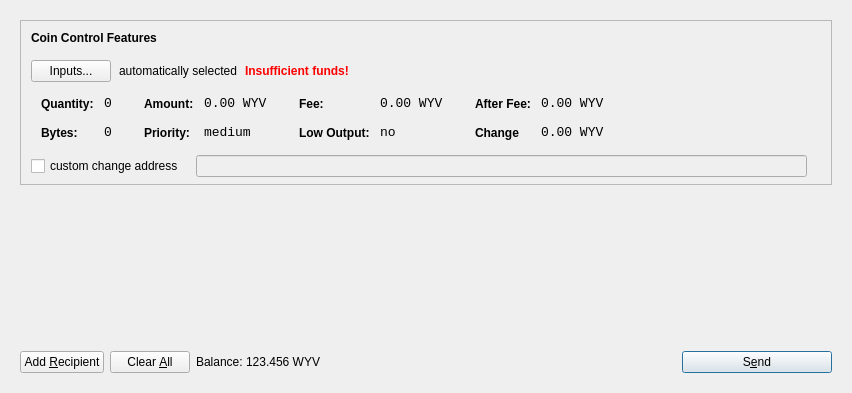
<?xml version="1.0" encoding="UTF-8"?>
<ui version="4.0">
 <class>SendCoinsDialog</class>
 <widget class="QDialog" name="SendCoinsDialog">
  <property name="geometry">
   <rect>
    <x>0</x>
    <y>0</y>
    <width>849</width>
    <height>393</height>
   </rect>
  </property>
  <property name="windowTitle">
   <string>Send Coins</string>
  </property>
  <layout class="QVBoxLayout" name="verticalLayout">
   <item>
    <widget class="QFrame" name="frameMain">
     <layout class="QVBoxLayout" name="verticalLayout_3">
      <item>
       <widget class="QFrame" name="frameCoinControl">
        <property name="sizePolicy">
         <sizepolicy hsizetype="Expanding" vsizetype="Expanding">
          <horstretch>0</horstretch>
          <verstretch>0</verstretch>
         </sizepolicy>
        </property>
        <property name="maximumSize">
         <size>
          <width>16777215</width>
          <height>16777215</height>
         </size>
        </property>
        <property name="frameShape">
         <enum>QFrame::StyledPanel</enum>
        </property>
        <property name="frameShadow">
         <enum>QFrame::Sunken</enum>
        </property>
        <layout class="QVBoxLayout" name="verticalLayoutCoinControl2">
         <property name="spacing">
          <number>6</number>
         </property>
         <property name="leftMargin">
          <number>0</number>
         </property>
         <property name="topMargin">
          <number>0</number>
         </property>
         <property name="rightMargin">
          <number>0</number>
         </property>
         <property name="bottomMargin">
          <number>6</number>
         </property>
         <item>
          <layout class="QVBoxLayout" name="verticalLayoutCoinControl" stretch="0,0,0,0,1">
           <property name="spacing">
            <number>0</number>
           </property>
           <property name="leftMargin">
            <number>10</number>
           </property>
           <property name="topMargin">
            <number>10</number>
           </property>
           <item>
            <layout class="QHBoxLayout" name="horizontalLayoutCoinControl1">
             <property name="bottomMargin">
              <number>15</number>
             </property>
             <item>
              <widget class="QLabel" name="labelCoinControlFeatures">
               <property name="sizePolicy">
                <sizepolicy hsizetype="Preferred" vsizetype="Maximum">
                 <horstretch>0</horstretch>
                 <verstretch>0</verstretch>
                </sizepolicy>
               </property>
               <property name="font">
                <font>
                 <weight>75</weight>
                 <bold>true</bold>
                </font>
               </property>
               <property name="styleSheet">
                <string notr="true">font-weight:bold;</string>
               </property>
               <property name="text">
                <string>Coin Control Features</string>
               </property>
              </widget>
             </item>
            </layout>
           </item>
           <item>
            <layout class="QHBoxLayout" name="horizontalLayoutCoinControl2" stretch="0,0,0,0">
             <property name="spacing">
              <number>8</number>
             </property>
             <property name="bottomMargin">
              <number>10</number>
             </property>
             <item>
              <widget class="QPushButton" name="pushButtonCoinControl">
               <property name="styleSheet">
                <string notr="true"/>
               </property>
               <property name="text">
                <string>Inputs...</string>
               </property>
              </widget>
             </item>
             <item>
              <widget class="QLabel" name="labelCoinControlAutomaticallySelected">
               <property name="text">
                <string>automatically selected</string>
               </property>
               <property name="margin">
                <number>5</number>
               </property>
              </widget>
             </item>
             <item>
              <widget class="QLabel" name="labelCoinControlInsuffFunds">
               <property name="font">
                <font>
                 <weight>75</weight>
                 <bold>true</bold>
                </font>
               </property>
               <property name="styleSheet">
                <string notr="true">color:red;font-weight:bold;</string>
               </property>
               <property name="text">
                <string>Insufficient funds!</string>
               </property>
               <property name="margin">
                <number>5</number>
               </property>
              </widget>
             </item>
             <item>
              <spacer name="horizontalSpacerCoinControl">
               <property name="orientation">
                <enum>Qt::Horizontal</enum>
               </property>
               <property name="sizeHint" stdset="0">
                <size>
                 <width>40</width>
                 <height>1</height>
                </size>
               </property>
              </spacer>
             </item>
            </layout>
           </item>
           <item>
            <widget class="QWidget" name="widgetCoinControl" native="true">
             <property name="sizePolicy">
              <sizepolicy hsizetype="Preferred" vsizetype="Preferred">
               <horstretch>0</horstretch>
               <verstretch>0</verstretch>
              </sizepolicy>
             </property>
             <property name="minimumSize">
              <size>
               <width>0</width>
               <height>0</height>
              </size>
             </property>
             <property name="styleSheet">
              <string notr="true"/>
             </property>
             <layout class="QHBoxLayout" name="horizontalLayoutCoinControl5">
              <property name="leftMargin">
               <number>0</number>
              </property>
              <property name="topMargin">
               <number>0</number>
              </property>
              <property name="rightMargin">
               <number>0</number>
              </property>
              <property name="bottomMargin">
               <number>0</number>
              </property>
              <item>
               <layout class="QHBoxLayout" name="horizontalLayoutCoinControl3" stretch="0,0,0,1">
                <property name="spacing">
                 <number>20</number>
                </property>
                <property name="topMargin">
                 <number>0</number>
                </property>
                <property name="bottomMargin">
                 <number>10</number>
                </property>
                <item>
                 <layout class="QFormLayout" name="formLayoutCoinControl1">
                  <property name="horizontalSpacing">
                   <number>10</number>
                  </property>
                  <property name="verticalSpacing">
                   <number>14</number>
                  </property>
                  <property name="leftMargin">
                   <number>10</number>
                  </property>
                  <property name="topMargin">
                   <number>4</number>
                  </property>
                  <property name="rightMargin">
                   <number>6</number>
                  </property>
                  <item row="0" column="0">
                   <widget class="QLabel" name="labelCoinControlQuantityText">
                    <property name="styleSheet">
                     <string notr="true">font-weight:bold;</string>
                    </property>
                    <property name="text">
                     <string>Quantity:</string>
                    </property>
                    <property name="margin">
                     <number>0</number>
                    </property>
                   </widget>
                  </item>
                  <item row="0" column="1">
                   <widget class="QLabel" name="labelCoinControlQuantity">
                    <property name="font">
                     <font>
                      <family>Monospace</family>
                      <pointsize>10</pointsize>
                     </font>
                    </property>
                    <property name="cursor">
                     <cursorShape>IBeamCursor</cursorShape>
                    </property>
                    <property name="contextMenuPolicy">
                     <enum>Qt::ActionsContextMenu</enum>
                    </property>
                    <property name="text">
                     <string>0</string>
                    </property>
                    <property name="margin">
                     <number>0</number>
                    </property>
                    <property name="textInteractionFlags">
                     <set>Qt::LinksAccessibleByMouse|Qt::TextSelectableByKeyboard|Qt::TextSelectableByMouse</set>
                    </property>
                   </widget>
                  </item>
                  <item row="1" column="0">
                   <widget class="QLabel" name="labelCoinControlBytesText">
                    <property name="styleSheet">
                     <string notr="true">font-weight:bold;</string>
                    </property>
                    <property name="text">
                     <string>Bytes:</string>
                    </property>
                   </widget>
                  </item>
                  <item row="1" column="1">
                   <widget class="QLabel" name="labelCoinControlBytes">
                    <property name="font">
                     <font>
                      <family>Monospace</family>
                      <pointsize>10</pointsize>
                     </font>
                    </property>
                    <property name="cursor">
                     <cursorShape>IBeamCursor</cursorShape>
                    </property>
                    <property name="contextMenuPolicy">
                     <enum>Qt::ActionsContextMenu</enum>
                    </property>
                    <property name="text">
                     <string>0</string>
                    </property>
                    <property name="textInteractionFlags">
                     <set>Qt::LinksAccessibleByMouse|Qt::TextSelectableByKeyboard|Qt::TextSelectableByMouse</set>
                    </property>
                   </widget>
                  </item>
                 </layout>
                </item>
                <item>
                 <layout class="QFormLayout" name="formLayoutCoinControl2">
                  <property name="horizontalSpacing">
                   <number>10</number>
                  </property>
                  <property name="verticalSpacing">
                   <number>14</number>
                  </property>
                  <property name="leftMargin">
                   <number>6</number>
                  </property>
                  <property name="topMargin">
                   <number>4</number>
                  </property>
                  <property name="rightMargin">
                   <number>6</number>
                  </property>
                  <item row="0" column="0">
                   <widget class="QLabel" name="labelCoinControlAmountText">
                    <property name="styleSheet">
                     <string notr="true">font-weight:bold;</string>
                    </property>
                    <property name="text">
                     <string>Amount:</string>
                    </property>
                    <property name="margin">
                     <number>0</number>
                    </property>
                   </widget>
                  </item>
                  <item row="0" column="1">
                   <widget class="QLabel" name="labelCoinControlAmount">
                    <property name="font">
                     <font>
                      <family>Monospace</family>
                      <pointsize>10</pointsize>
                     </font>
                    </property>
                    <property name="cursor">
                     <cursorShape>IBeamCursor</cursorShape>
                    </property>
                    <property name="contextMenuPolicy">
                     <enum>Qt::ActionsContextMenu</enum>
                    </property>
                    <property name="text">
                     <string>0.00 WYV</string>
                    </property>
                    <property name="textInteractionFlags">
                     <set>Qt::LinksAccessibleByMouse|Qt::TextSelectableByKeyboard|Qt::TextSelectableByMouse</set>
                    </property>
                   </widget>
                  </item>
                  <item row="1" column="0">
                   <widget class="QLabel" name="labelCoinControlPriorityText">
                    <property name="styleSheet">
                     <string notr="true">font-weight:bold;</string>
                    </property>
                    <property name="text">
                     <string>Priority:</string>
                    </property>
                   </widget>
                  </item>
                  <item row="1" column="1">
                   <widget class="QLabel" name="labelCoinControlPriority">
                    <property name="font">
                     <font>
                      <family>Monospace</family>
                      <pointsize>10</pointsize>
                     </font>
                    </property>
                    <property name="cursor">
                     <cursorShape>IBeamCursor</cursorShape>
                    </property>
                    <property name="contextMenuPolicy">
                     <enum>Qt::ActionsContextMenu</enum>
                    </property>
                    <property name="text">
                     <string>medium</string>
                    </property>
                    <property name="textInteractionFlags">
                     <set>Qt::LinksAccessibleByMouse|Qt::TextSelectableByKeyboard|Qt::TextSelectableByMouse</set>
                    </property>
                   </widget>
                  </item>
                 </layout>
                </item>
                <item>
                 <layout class="QFormLayout" name="formLayoutCoinControl3">
                  <property name="horizontalSpacing">
                   <number>10</number>
                  </property>
                  <property name="verticalSpacing">
                   <number>14</number>
                  </property>
                  <property name="leftMargin">
                   <number>6</number>
                  </property>
                  <property name="topMargin">
                   <number>4</number>
                  </property>
                  <property name="rightMargin">
                   <number>6</number>
                  </property>
                  <item row="0" column="0">
                   <widget class="QLabel" name="labelCoinControlFeeText">
                    <property name="styleSheet">
                     <string notr="true">font-weight:bold;</string>
                    </property>
                    <property name="text">
                     <string>Fee:</string>
                    </property>
                    <property name="margin">
                     <number>0</number>
                    </property>
                   </widget>
                  </item>
                  <item row="0" column="1">
                   <widget class="QLabel" name="labelCoinControlFee">
                    <property name="font">
                     <font>
                      <family>Monospace</family>
                      <pointsize>10</pointsize>
                     </font>
                    </property>
                    <property name="cursor">
                     <cursorShape>IBeamCursor</cursorShape>
                    </property>
                    <property name="contextMenuPolicy">
                     <enum>Qt::ActionsContextMenu</enum>
                    </property>
                    <property name="text">
                     <string>0.00 WYV</string>
                    </property>
                    <property name="textInteractionFlags">
                     <set>Qt::LinksAccessibleByMouse|Qt::TextSelectableByKeyboard|Qt::TextSelectableByMouse</set>
                    </property>
                   </widget>
                  </item>
                  <item row="1" column="0">
                   <widget class="QLabel" name="labelCoinControlLowOutputText">
                    <property name="styleSheet">
                     <string notr="true">font-weight:bold;</string>
                    </property>
                    <property name="text">
                     <string>Low Output:</string>
                    </property>
                   </widget>
                  </item>
                  <item row="1" column="1">
                   <widget class="QLabel" name="labelCoinControlLowOutput">
                    <property name="font">
                     <font>
                      <family>Monospace</family>
                      <pointsize>10</pointsize>
                     </font>
                    </property>
                    <property name="cursor">
                     <cursorShape>IBeamCursor</cursorShape>
                    </property>
                    <property name="contextMenuPolicy">
                     <enum>Qt::ActionsContextMenu</enum>
                    </property>
                    <property name="text">
                     <string>no</string>
                    </property>
                    <property name="textInteractionFlags">
                     <set>Qt::LinksAccessibleByMouse|Qt::TextSelectableByKeyboard|Qt::TextSelectableByMouse</set>
                    </property>
                   </widget>
                  </item>
                 </layout>
                </item>
                <item>
                 <layout class="QFormLayout" name="formLayoutCoinControl4">
                  <property name="horizontalSpacing">
                   <number>10</number>
                  </property>
                  <property name="verticalSpacing">
                   <number>14</number>
                  </property>
                  <property name="leftMargin">
                   <number>6</number>
                  </property>
                  <property name="topMargin">
                   <number>4</number>
                  </property>
                  <property name="rightMargin">
                   <number>6</number>
                  </property>
                  <item row="0" column="0">
                   <widget class="QLabel" name="labelCoinControlAfterFeeText">
                    <property name="styleSheet">
                     <string notr="true">font-weight:bold;</string>
                    </property>
                    <property name="text">
                     <string>After Fee:</string>
                    </property>
                    <property name="margin">
                     <number>0</number>
                    </property>
                   </widget>
                  </item>
                  <item row="0" column="1">
                   <widget class="QLabel" name="labelCoinControlAfterFee">
                    <property name="font">
                     <font>
                      <family>Monospace</family>
                      <pointsize>10</pointsize>
                     </font>
                    </property>
                    <property name="cursor">
                     <cursorShape>IBeamCursor</cursorShape>
                    </property>
                    <property name="contextMenuPolicy">
                     <enum>Qt::ActionsContextMenu</enum>
                    </property>
                    <property name="text">
                     <string>0.00 WYV</string>
                    </property>
                    <property name="textInteractionFlags">
                     <set>Qt::LinksAccessibleByMouse|Qt::TextSelectableByKeyboard|Qt::TextSelectableByMouse</set>
                    </property>
                   </widget>
                  </item>
                  <item row="1" column="0">
                   <widget class="QLabel" name="labelCoinControlChangeText">
                    <property name="styleSheet">
                     <string notr="true">font-weight:bold;</string>
                    </property>
                    <property name="text">
                     <string>Change</string>
                    </property>
                   </widget>
                  </item>
                  <item row="1" column="1">
                   <widget class="QLabel" name="labelCoinControlChange">
                    <property name="font">
                     <font>
                      <family>Monospace</family>
                      <pointsize>10</pointsize>
                     </font>
                    </property>
                    <property name="cursor">
                     <cursorShape>IBeamCursor</cursorShape>
                    </property>
                    <property name="contextMenuPolicy">
                     <enum>Qt::ActionsContextMenu</enum>
                    </property>
                    <property name="text">
                     <string>0.00 WYV</string>
                    </property>
                    <property name="textInteractionFlags">
                     <set>Qt::LinksAccessibleByMouse|Qt::TextSelectableByKeyboard|Qt::TextSelectableByMouse</set>
                    </property>
                   </widget>
                  </item>
                 </layout>
                </item>
               </layout>
              </item>
             </layout>
            </widget>
           </item>
           <item>
            <layout class="QHBoxLayout" name="horizontalLayoutCoinControl4" stretch="0,0,0">
             <property name="spacing">
              <number>12</number>
             </property>
             <property name="sizeConstraint">
              <enum>QLayout::SetDefaultConstraint</enum>
             </property>
             <property name="topMargin">
              <number>5</number>
             </property>
             <property name="rightMargin">
              <number>5</number>
             </property>
             <item>
              <widget class="QCheckBox" name="checkBoxCoinControlChange">
               <property name="text">
                <string>custom change address</string>
               </property>
              </widget>
             </item>
             <item>
              <widget class="QLineEdit" name="lineEditCoinControlChange">
               <property name="enabled">
                <bool>false</bool>
               </property>
               <property name="sizePolicy">
                <sizepolicy hsizetype="Expanding" vsizetype="Fixed">
                 <horstretch>0</horstretch>
                 <verstretch>0</verstretch>
                </sizepolicy>
               </property>
              </widget>
             </item>
             <item>
              <widget class="QLabel" name="labelCoinControlChangeLabel">
               <property name="sizePolicy">
                <sizepolicy hsizetype="Preferred" vsizetype="Expanding">
                 <horstretch>0</horstretch>
                 <verstretch>0</verstretch>
                </sizepolicy>
               </property>
               <property name="minimumSize">
                <size>
                 <width>0</width>
                 <height>0</height>
                </size>
               </property>
               <property name="text">
                <string/>
               </property>
               <property name="margin">
                <number>3</number>
               </property>
              </widget>
             </item>
            </layout>
           </item>
           <item>
            <spacer name="verticalSpacerCoinControl">
             <property name="orientation">
              <enum>Qt::Vertical</enum>
             </property>
             <property name="sizeHint" stdset="0">
              <size>
               <width>800</width>
               <height>1</height>
              </size>
             </property>
            </spacer>
           </item>
          </layout>
         </item>
        </layout>
       </widget>
      </item>
      <item>
       <widget class="QScrollArea" name="scrollArea">
        <property name="frameShape">
         <enum>QFrame::NoFrame</enum>
        </property>
        <property name="widgetResizable">
         <bool>true</bool>
        </property>
        <widget class="QWidget" name="scrollAreaWidgetContents">
         <property name="geometry">
          <rect>
           <x>0</x>
           <y>0</y>
           <width>813</width>
           <height>148</height>
          </rect>
         </property>
         <layout class="QVBoxLayout" name="verticalLayout_2">
          <property name="leftMargin">
           <number>0</number>
          </property>
          <property name="topMargin">
           <number>0</number>
          </property>
          <property name="rightMargin">
           <number>0</number>
          </property>
          <property name="bottomMargin">
           <number>0</number>
          </property>
          <item>
           <layout class="QVBoxLayout" name="entries">
            <property name="spacing">
             <number>6</number>
            </property>
           </layout>
          </item>
          <item>
           <spacer name="verticalSpacer">
            <property name="orientation">
             <enum>Qt::Vertical</enum>
            </property>
            <property name="sizeHint" stdset="0">
             <size>
              <width>20</width>
              <height>40</height>
             </size>
            </property>
           </spacer>
          </item>
         </layout>
        </widget>
       </widget>
      </item>
      <item>
       <layout class="QHBoxLayout" name="horizontalLayout">
        <item>
         <widget class="QPushButton" name="addButton">
          <property name="toolTip">
           <string>Send to multiple recipients at once</string>
          </property>
          <property name="text">
           <string>Add &amp;Recipient</string>
          </property>
          <property name="icon">
           <iconset resource="../wyvern.qrc">
            <normaloff>:/icons/add</normaloff>:/icons/add</iconset>
          </property>
          <property name="autoDefault">
           <bool>false</bool>
          </property>
         </widget>
        </item>
        <item>
         <widget class="QPushButton" name="clearButton">
          <property name="sizePolicy">
           <sizepolicy hsizetype="Minimum" vsizetype="Fixed">
            <horstretch>0</horstretch>
            <verstretch>0</verstretch>
           </sizepolicy>
          </property>
          <property name="toolTip">
           <string>Remove all transaction fields</string>
          </property>
          <property name="text">
           <string>Clear &amp;All</string>
          </property>
          <property name="icon">
           <iconset resource="../wyvern.qrc">
            <normaloff>:/icons/remove</normaloff>:/icons/remove</iconset>
          </property>
          <property name="autoRepeatDelay">
           <number>300</number>
          </property>
          <property name="autoDefault">
           <bool>false</bool>
          </property>
         </widget>
        </item>
        <item>
         <layout class="QHBoxLayout" name="horizontalLayout_2">
          <property name="spacing">
           <number>3</number>
          </property>
          <item>
           <widget class="QLabel" name="label">
            <property name="sizePolicy">
             <sizepolicy hsizetype="Preferred" vsizetype="Fixed">
              <horstretch>0</horstretch>
              <verstretch>0</verstretch>
             </sizepolicy>
            </property>
            <property name="text">
             <string>Balance:</string>
            </property>
           </widget>
          </item>
          <item>
           <widget class="QLabel" name="labelBalance">
            <property name="sizePolicy">
             <sizepolicy hsizetype="Preferred" vsizetype="Fixed">
              <horstretch>0</horstretch>
              <verstretch>0</verstretch>
             </sizepolicy>
            </property>
            <property name="cursor">
             <cursorShape>IBeamCursor</cursorShape>
            </property>
            <property name="text">
             <string>123.456 WYV</string>
            </property>
            <property name="textInteractionFlags">
             <set>Qt::LinksAccessibleByMouse|Qt::TextSelectableByKeyboard|Qt::TextSelectableByMouse</set>
            </property>
           </widget>
          </item>
         </layout>
        </item>
        <item>
         <spacer name="horizontalSpacer">
          <property name="orientation">
           <enum>Qt::Horizontal</enum>
          </property>
          <property name="sizeHint" stdset="0">
           <size>
            <width>40</width>
            <height>20</height>
           </size>
          </property>
         </spacer>
        </item>
        <item>
         <widget class="QPushButton" name="sendButton">
          <property name="minimumSize">
           <size>
            <width>150</width>
            <height>0</height>
           </size>
          </property>
          <property name="toolTip">
           <string>Confirm the send action</string>
          </property>
          <property name="text">
           <string>S&amp;end</string>
          </property>
          <property name="icon">
           <iconset resource="../wyvern.qrc">
            <normaloff>:/icons/send</normaloff>:/icons/send</iconset>
          </property>
          <property name="default">
           <bool>true</bool>
          </property>
         </widget>
        </item>
       </layout>
      </item>
     </layout>
     <zorder>scrollArea</zorder>
     <zorder>frameCoinControl</zorder>
     <zorder></zorder>
    </widget>
   </item>
  </layout>
 </widget>
 <resources>
  <include location="../wyvern.qrc"/>
 </resources>
 <connections/>
</ui>
